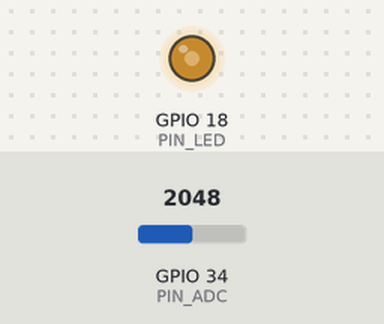
Bench run of a sketch on a simulated ESP32. Parts: output pins drawn as LEDs (lit = HIGH). Inputs (shaded band) come from the test bench; at power-on: GPIO 34 (PIN_ADC) = 2048 (analog values on the 0–4095 scale).

Above: at 1.2 s.
1.3 s: GPIO 34 (PIN_ADC) set to 1423
2.8 s: GPIO 34 (PIN_ADC) set to 1319
At 3.9 s:
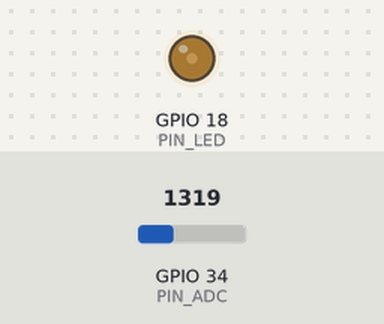
4.5 s: GPIO 34 (PIN_ADC) set to 2770
At 5.0 s:
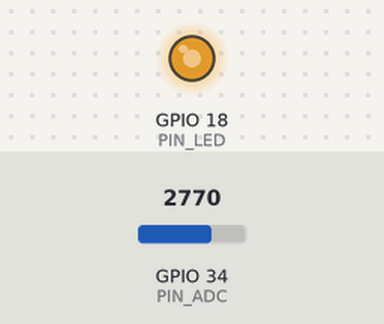
6.0 s: GPIO 34 (PIN_ADC) set to 2698
At 7.2 s:
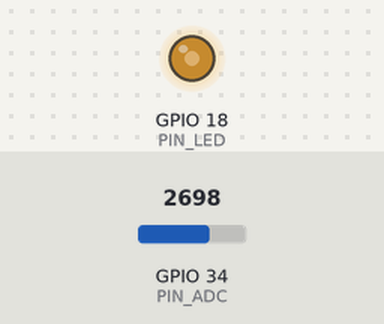
7.5 s: GPIO 34 (PIN_ADC) set to 2866
At 8.6 s:
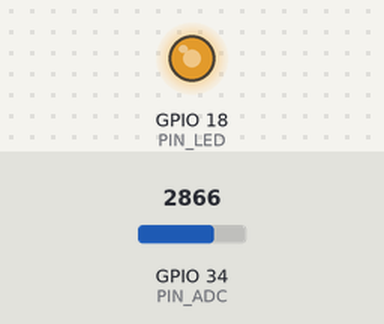
Timing chart, 0 to 10.0 s (numbered marks = the images above; inputs shaded):
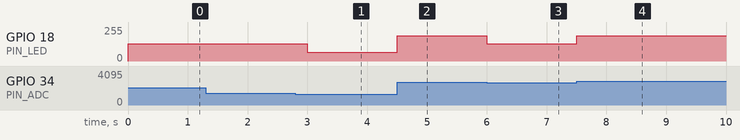

Measured:
- the behaviour switches between 1365 and 1364 on GPIO 34 (PIN_ADC) (found by bisection; images 0 and 1)
- the behaviour switches between 2730 and 2729 on GPIO 34 (PIN_ADC) (found by bisection; images 2 and 3)
- after the input at 1.3 s, every drawn part: stays the same
- after the input at 2.8 s, GPIO 18 (PIN_LED): 128/255 → 64/255 after 0.20 s
- after the input at 4.5 s, GPIO 18 (PIN_LED): 64/255 → 190/255 at once
- after the input at 6.0 s, GPIO 18 (PIN_LED): 190/255 → 128/255 at once
- after the input at 7.5 s, GPIO 18 (PIN_LED): 128/255 → 190/255 at once

The sketch:

04_serial.ino
```cpp
#include <Arduino.h>

const int MODO = 1;  // alterar para 1, 2, 3 ou 4
const int PIN_ADC = 34;
const int PIN_LED = 18;

int classificarDuty(int adc) {
  if (adc < 1365) return 64;
  if (adc < 2730) return 128;
  return 191;
}

void setup() {
  Serial.begin(115200);
  analogReadResolution(12);
  analogSetPinAttenuation(PIN_ADC, ADC_11db);
  ledcAttach(PIN_LED, 1000, 8);
  ledcWrite(PIN_LED, 0);
  if (MODO == 4) Serial.println("Comandos: 0, 1, 2 ou 3");
}

void loop() {
  if (MODO >= 1 && MODO <= 3) {
    int adc = analogRead(PIN_ADC);
    int duty = classificarDuty(adc);
    ledcWrite(PIN_LED, duty);

    if (MODO == 2) {
      Serial.printf("ADC: %d | Tensao: %lu mV | Duty: %d\n",
                    adc, (unsigned long)analogReadMilliVolts(PIN_ADC), duty);
    }
    if (MODO == 3) Serial.printf("ADC:%d,Duty:%d\n", adc, duty);
    delay(MODO == 3 ? 100 : 300);
  }

  if (MODO == 4 && Serial.available() > 0) {
    char comando = char(Serial.read());
    int duty = -1;
    if (comando == '0') duty = 0;
    if (comando == '1') duty = 64;
    if (comando == '2') duty = 128;
    if (comando == '3') duty = 191;
    if (duty >= 0) {
      ledcWrite(PIN_LED, duty);
      Serial.printf("Duty aplicado: %d\n", duty);
    }
  }
}
```
